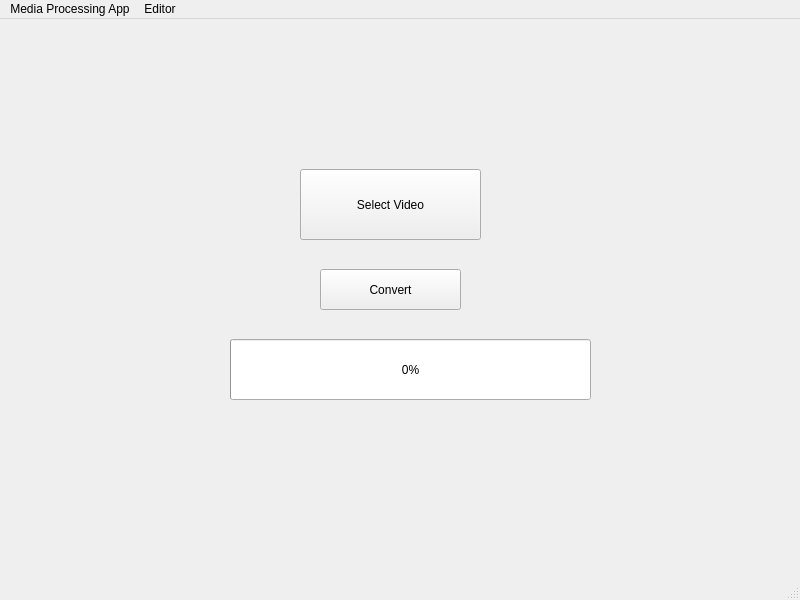
<?xml version="1.0" encoding="UTF-8"?>
<ui version="4.0">
 <class>MainWindow</class>
 <widget class="QMainWindow" name="MainWindow">
  <property name="geometry">
   <rect>
    <x>0</x>
    <y>0</y>
    <width>800</width>
    <height>600</height>
   </rect>
  </property>
  <property name="windowTitle">
   <string>MainWindow</string>
  </property>
  <property name="autoFillBackground">
   <bool>false</bool>
  </property>
  <widget class="QWidget" name="centralwidget">
   <widget class="QPushButton" name="convertButton">
    <property name="geometry">
     <rect>
      <x>320</x>
      <y>250</y>
      <width>141</width>
      <height>41</height>
     </rect>
    </property>
    <property name="text">
     <string>Convert</string>
    </property>
   </widget>
   <widget class="QProgressBar" name="progressBar">
    <property name="geometry">
     <rect>
      <x>230</x>
      <y>320</y>
      <width>361</width>
      <height>61</height>
     </rect>
    </property>
    <property name="value">
     <number>0</number>
    </property>
   </widget>
   <widget class="QPushButton" name="selectVideo">
    <property name="geometry">
     <rect>
      <x>300</x>
      <y>150</y>
      <width>181</width>
      <height>71</height>
     </rect>
    </property>
    <property name="text">
     <string>Select Video</string>
    </property>
   </widget>
   <widget class="QLabel" name="labelSelectedVideo">
    <property name="geometry">
     <rect>
      <x>490</x>
      <y>160</y>
      <width>221</width>
      <height>51</height>
     </rect>
    </property>
    <property name="text">
     <string/>
    </property>
   </widget>
  </widget>
  <widget class="QMenuBar" name="menubar">
   <property name="geometry">
    <rect>
     <x>0</x>
     <y>0</y>
     <width>800</width>
     <height>26</height>
    </rect>
   </property>
   <widget class="QMenu" name="menuMedia_Processing_App">
    <property name="title">
     <string>Media Processing App</string>
    </property>
   </widget>
   <widget class="QMenu" name="menuEditor">
    <property name="title">
     <string>Editor</string>
    </property>
    <addaction name="separator"/>
   </widget>
   <addaction name="menuMedia_Processing_App"/>
   <addaction name="menuEditor"/>
  </widget>
  <widget class="QStatusBar" name="statusbar"/>
 </widget>
 <resources/>
 <connections/>
</ui>
